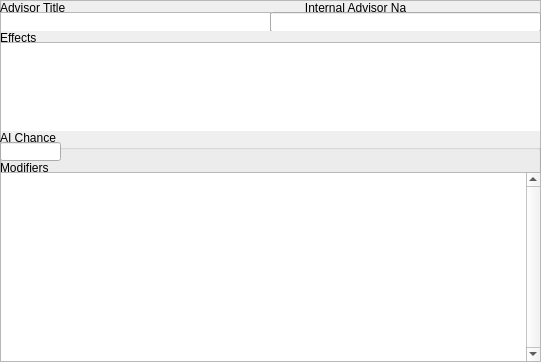
<?xml version="1.0" encoding="UTF-8"?>
<ui version="4.0">
 <class>Frame</class>
 <widget class="QFrame" name="Frame">
  <property name="geometry">
   <rect>
    <x>0</x>
    <y>0</y>
    <width>541</width>
    <height>362</height>
   </rect>
  </property>
  <property name="windowTitle">
   <string>Frame</string>
  </property>
  <property name="frameShape">
   <enum>QFrame::StyledPanel</enum>
  </property>
  <property name="frameShadow">
   <enum>QFrame::Raised</enum>
  </property>
  <widget class="QGroupBox" name="groupBox">
   <property name="geometry">
    <rect>
     <x>0</x>
     <y>0</y>
     <width>541</width>
     <height>31</height>
    </rect>
   </property>
   <property name="title">
    <string>Advisor Title                                                                        Internal Advisor Name</string>
   </property>
   <widget class="QTextEdit" name="textEdit">
    <property name="geometry">
     <rect>
      <x>0</x>
      <y>12</y>
      <width>271</width>
      <height>20</height>
     </rect>
    </property>
    <property name="verticalScrollBarPolicy">
     <enum>Qt::ScrollBarAlwaysOff</enum>
    </property>
    <property name="horizontalScrollBarPolicy">
     <enum>Qt::ScrollBarAsNeeded</enum>
    </property>
    <property name="html">
     <string>&lt;!DOCTYPE HTML PUBLIC &quot;-//W3C//DTD HTML 4.0//EN&quot; &quot;http://www.w3.org/TR/REC-html40/strict.dtd&quot;&gt;
&lt;html&gt;&lt;head&gt;&lt;meta name=&quot;qrichtext&quot; content=&quot;1&quot; /&gt;&lt;style type=&quot;text/css&quot;&gt;
p, li { white-space: pre-wrap; }
&lt;/style&gt;&lt;/head&gt;&lt;body style=&quot; font-family:'MS Shell Dlg 2'; font-size:8.25pt; font-weight:400; font-style:normal;&quot;&gt;
&lt;p style=&quot;-qt-paragraph-type:empty; margin-top:0px; margin-bottom:0px; margin-left:0px; margin-right:0px; -qt-block-indent:0; text-indent:0px; font-size:8pt;&quot;&gt;&lt;/p&gt;&lt;/body&gt;&lt;/html&gt;</string>
    </property>
   </widget>
   <widget class="QLineEdit" name="lineEdit">
    <property name="geometry">
     <rect>
      <x>270</x>
      <y>12</y>
      <width>271</width>
      <height>20</height>
     </rect>
    </property>
   </widget>
  </widget>
  <widget class="QGroupBox" name="groupBox_2">
   <property name="geometry">
    <rect>
     <x>0</x>
     <y>30</y>
     <width>541</width>
     <height>101</height>
    </rect>
   </property>
   <property name="title">
    <string>Effects</string>
   </property>
   <widget class="QPlainTextEdit" name="plainTextEdit">
    <property name="geometry">
     <rect>
      <x>0</x>
      <y>12</y>
      <width>541</width>
      <height>90</height>
     </rect>
    </property>
    <property name="horizontalScrollBarPolicy">
     <enum>Qt::ScrollBarAsNeeded</enum>
    </property>
    <property name="plainText">
     <string/>
    </property>
   </widget>
  </widget>
  <widget class="QGroupBox" name="groupBox_3">
   <property name="geometry">
    <rect>
     <x>0</x>
     <y>130</y>
     <width>541</width>
     <height>234</height>
    </rect>
   </property>
   <property name="title">
    <string>AI Chance</string>
   </property>
   <widget class="QLineEdit" name="lineEdit_2">
    <property name="geometry">
     <rect>
      <x>0</x>
      <y>12</y>
      <width>61</width>
      <height>19</height>
     </rect>
    </property>
    <property name="text">
     <string/>
    </property>
   </widget>
   <widget class="QGroupBox" name="groupBox_4">
    <property name="geometry">
     <rect>
      <x>0</x>
      <y>30</y>
      <width>541</width>
      <height>204</height>
     </rect>
    </property>
    <property name="title">
     <string>Modifiers</string>
    </property>
    <widget class="QPlainTextEdit" name="plainTextEdit_2">
     <property name="geometry">
      <rect>
       <x>0</x>
       <y>12</y>
       <width>541</width>
       <height>190</height>
      </rect>
     </property>
     <property name="verticalScrollBarPolicy">
      <enum>Qt::ScrollBarAlwaysOn</enum>
     </property>
    </widget>
   </widget>
  </widget>
 </widget>
 <resources/>
 <connections/>
</ui>
